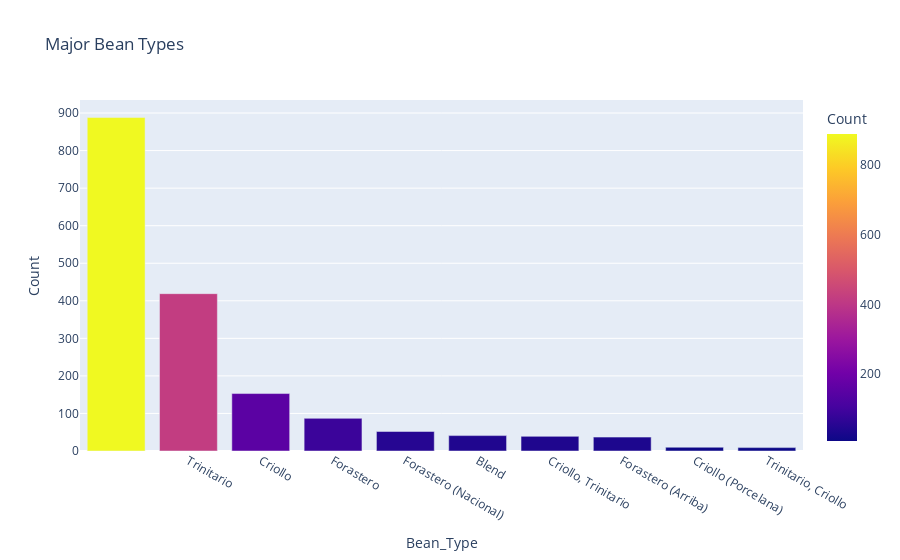

Source (notebook cell):
### Code cell
fig = px.bar(bean_count_topten,
             x='Bean_Type',
             y='Count',
             title='Major Bean Types',
             color='Count',
             barmode='stack')
fig.show()

### Figure 1 — Plotly figure (JSON) as saved in the notebook; plotly's stock layout.template omitted (floating-point values rounded to 4 significant figures)
{"data": [{"alignmentgroup": "True", "hovertemplate": "Bean_Type=%{x}<br>Count=%{marker.color}<extra></extra>", "legendgroup": "", "marker": {"color": [888, 419, 153, 87, 52, 41, 39, 37, 10, 9], "coloraxis": "coloraxis"}, "name": "", "offsetgroup": "", "orientation": "v", "showlegend": false, "textposition": "auto", "type": "bar", "x": [" ", "Trinitario", "Criollo", "Forastero", "Forastero (Nacional)", "Blend", "Criollo, Trinitario", "Forastero (Arriba)", "Criollo (Porcelana)", "Trinitario, Criollo"], "xaxis": "x", "y": [888, 419, 153, 87, 52, 41, 39, 37, 10, 9], "yaxis": "y"}], "layout": {"barmode": "stack", "coloraxis": {"colorbar": {"title": {"text": "Count"}}, "colorscale": [[0, "#0d0887"], [0.1111, "#46039f"], [0.2222, "#7201a8"], [0.3333, "#9c179e"], [0.4444, "#bd3786"], [0.5556, "#d8576b"], [0.6667, "#ed7953"], [0.7778, "#fb9f3a"], [0.8889, "#fdca26"], [1, "#f0f921"]]}, "legend": {"tracegroupgap": 0}, "title": {"text": "Major Bean Types"}, "xaxis": {"anchor": "y", "domain": [0, 1], "title": {"text": "Bean_Type"}}, "yaxis": {"anchor": "x", "domain": [0, 1], "title": {"text": "Count"}}}}
